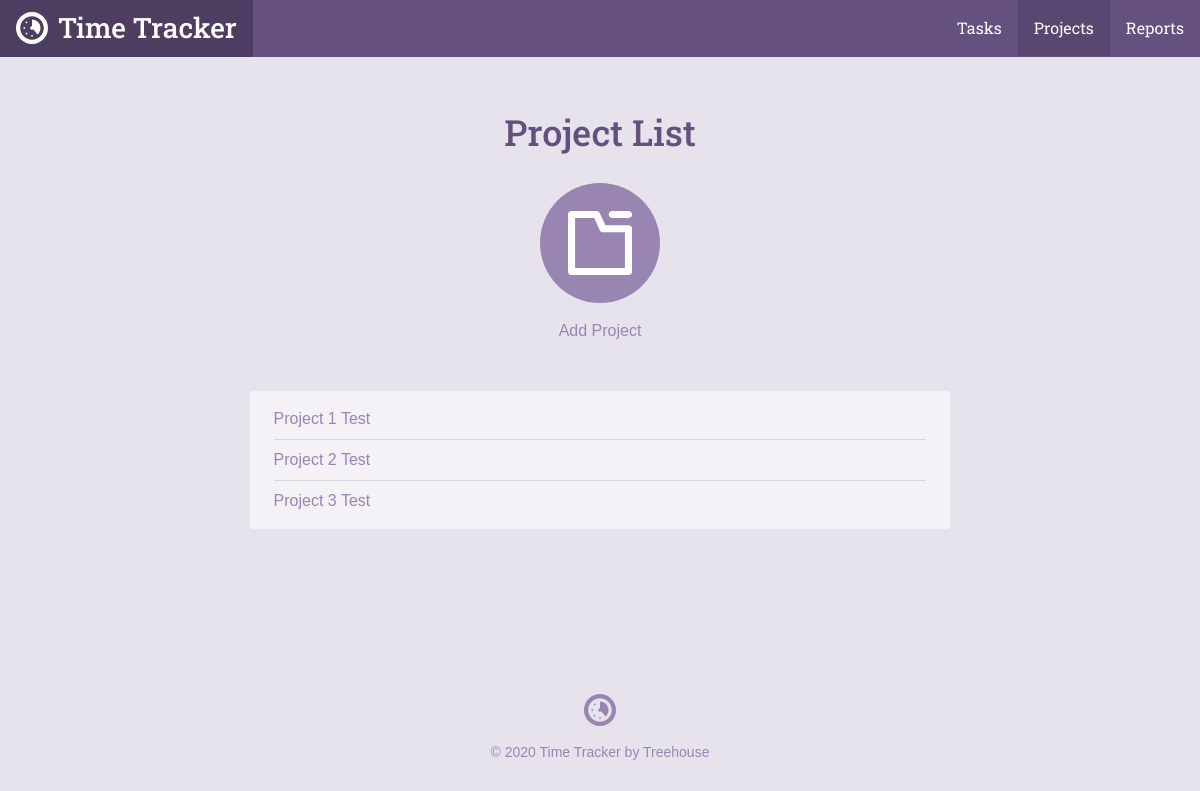
The app's page /project_list.php, older data.
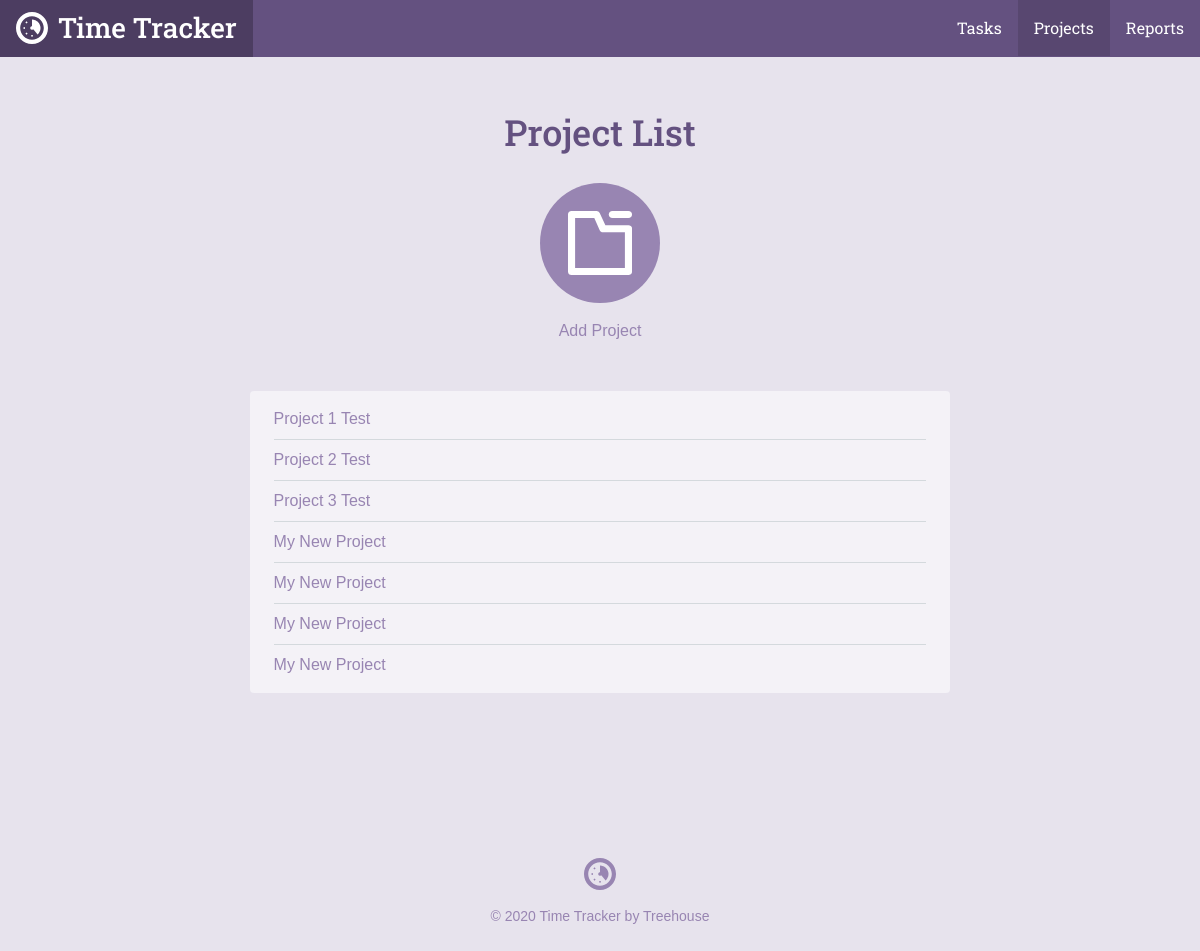
The same page, newer data.
### tables this page shows
CREATE TABLE `projects` (
	`project_id`	INTEGER PRIMARY KEY AUTOINCREMENT,
	`title`	TEXT NOT NULL,
	`category`	TEXT NOT NULL
);

### inc/functions.php (called while the page is built, shortened)
<?php
function get_project_list(){
    include 'connection.php';
    try {
    return $db->query('SELECT project_id, title, category FROM projects ');
    } catch (Exception $e){
        echo "Error!: " . $e->getMessage() . "</br>";
        return array();
    }
}

### project_list.php (the view, shortened to what this page needs)
<?php
require 'inc/functions.php';
include 'inc/header.php';
?>
<div class="section catalog random">
    <div class="col-container page-container">
        <div class="col col-70-md col-60-lg col-center">
            <h1 class="actions-header">Project List</h1>
            <div class="actions-item">
                <a class="actions-link" href="project.php">
                <span class="actions-icon">
                  <svg viewbox="0 0 64 64"><use xlink:href="#project_icon"></use></svg>
                </span>
                Add Project
                </a>
            </div>
            <div class="form-container">
                <ul class="items">
                        <?php
                        foreach(get_project_list() as $item){
                                echo "<li><a href='project.php?id="
                                . $item['project_id'] . "'>"
                                . $item['title']
                                . "</a></li>";
                        }
                        ?>
                </ul>
            </div>
        </div>
    </div>
</div>
<?php include("inc/footer.php"); ?>

Row changes from the older to the newer data that the page shows:
added projects: title "My New Project"
added projects: title "My New Project"
added projects: title "My New Project"
added projects: title "My New Project"
